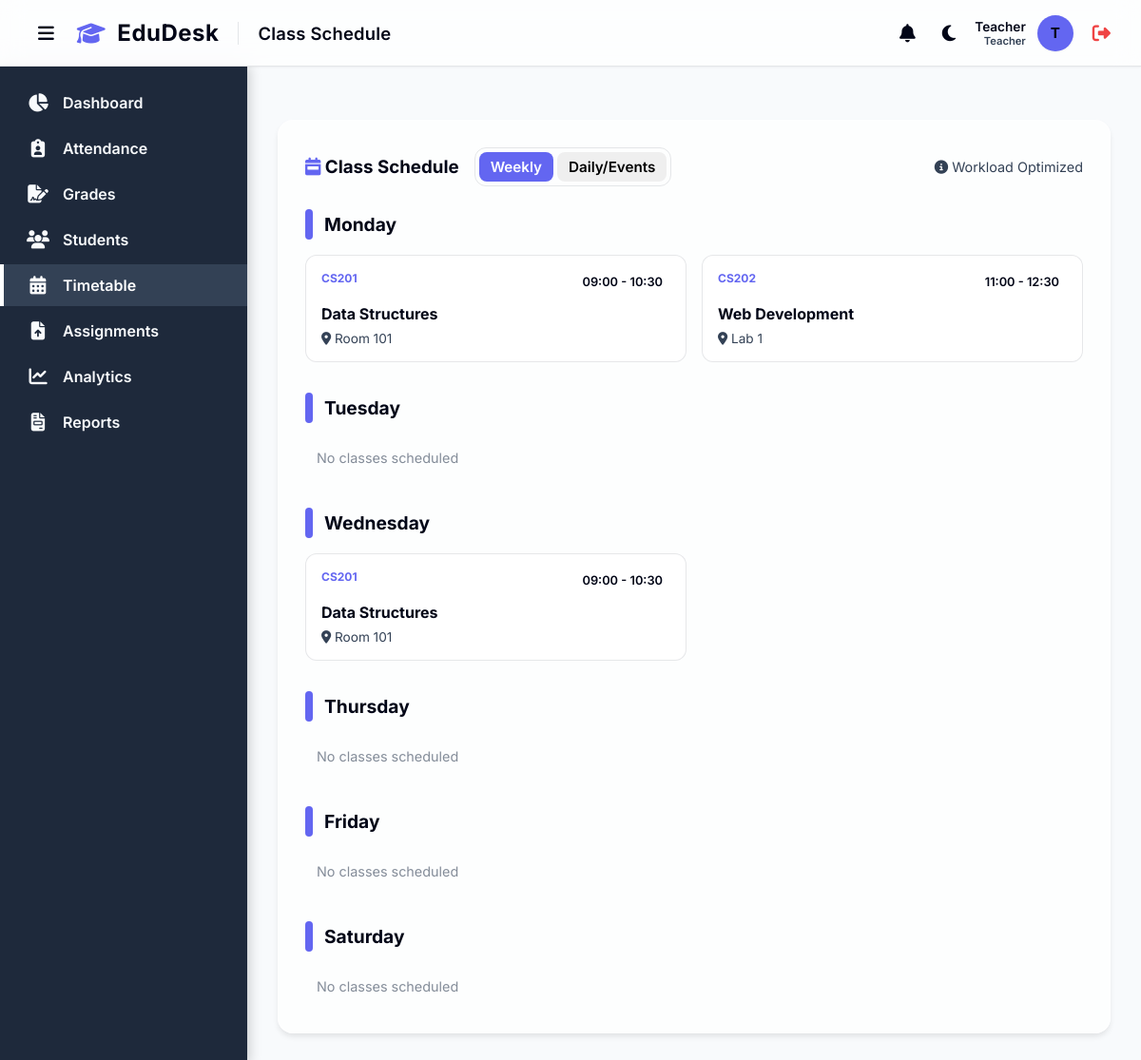
The page /timetable (signed in) on the database as committed earlier.
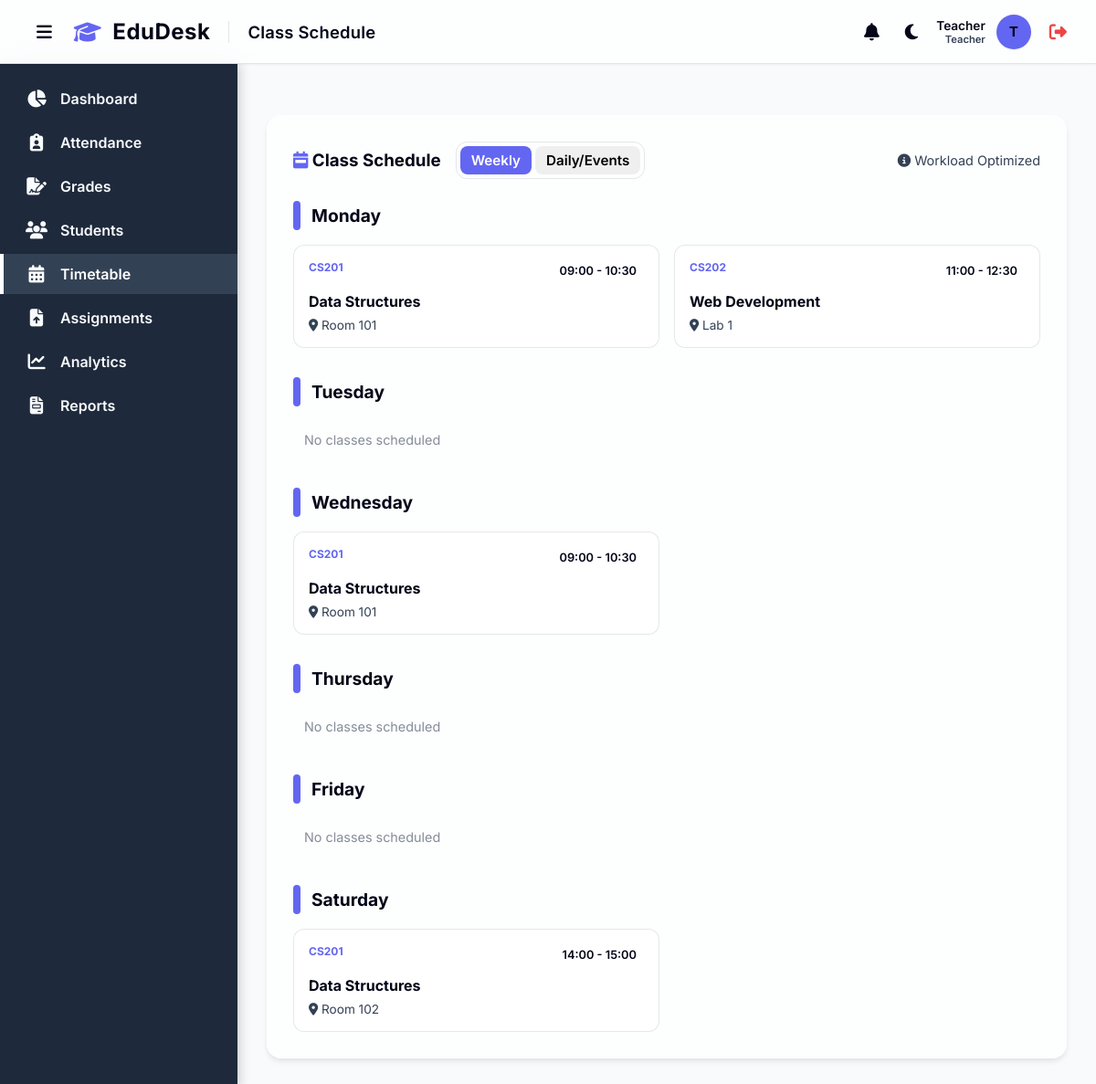
The same page on the database as committed later.
### models.py (models this page shows)
class Timetable(db.Model):
    id = db.Column(db.Integer, primary_key=True)
    subject_id = db.Column(db.Integer, db.ForeignKey('subject.id'), nullable=False)
    day = db.Column(db.String(20), nullable=True) # e.g., 'Monday' (nullable for one-off)
    date = db.Column(db.Date, nullable=True) # For specific date events (one-off)
    start_time = db.Column(db.String(5), nullable=False) # e.g., '09:00'
    end_time = db.Column(db.String(5), nullable=False)   # e.g., '10:30'
    room = db.Column(db.String(50), nullable=False)

class Subject(db.Model):
    id = db.Column(db.Integer, primary_key=True)
    code = db.Column(db.String(20), unique=True, nullable=False)
    name = db.Column(db.String(100), nullable=False)
    credits = db.Column(db.Integer, nullable=False, default=3)
    teacher_id = db.Column(db.Integer, db.ForeignKey('user.id'), nullable=True) # Reference to User (Teacher)
    teacher = db.relationship('User', foreign_keys=[teacher_id], backref='subjects')
    attendances = db.relationship('Attendance', backref='subject', lazy=True)
    grades = db.relationship('Grade', backref='subject', lazy=True)
    timetables = db.relationship('Timetable', backref='subject', lazy=True)
    assignments = db.relationship('Assignment', backref='subject', lazy=True)

### app.py (the view)
@app.route('/timetable')
@login_required
def timetable():
    schedule = Timetable.query.join(Subject).order_by(Timetable.date, Timetable.day, Timetable.start_time).all()
    subjects = Subject.query.all()
    return render_template('timetable.html', schedule=schedule, subjects=subjects)

### app.py (called while the page is built)
@login_manager.user_loader
def load_user(user_id):
    return User.query.get(int(user_id))

### templates/timetable.html (shortened to what this page needs)
{% extends 'base.html' %}
{% block page_title %}Class Schedule{% endblock %}
{% block content %}
<div class="card">
    <div style="display: flex; justify-content: space-between; align-items: center; margin-bottom: 24px; flex-wrap: wrap; gap: 16px;">
        <div style="display: flex; align-items: center; gap: 16px;">
            <h3 style="margin: 0;"><i class="fa-solid fa-calendar-week" style="color: var(--primary-color);"></i> Class Schedule</h3>
            <div class="glass-card" style="padding: 4px; display: flex; gap: 4px; border-radius: 12px; background: rgba(var(--primary-rgb), 0.05); border: 1px solid var(--border-color);">
                <button id="viewWeekly" class="btn btn-small active" style="padding: 6px 12px; border-radius: 8px;">Weekly</button>
                <button id="viewDaily" class="btn btn-small" style="padding: 6px 12px; border-radius: 8px;">Daily/Events</button>
            </div>
        </div>
        <div style="display: flex; gap: 12px; align-items: center;">
            <span style="font-size: 0.9rem; color: var(--text-muted);"><i class="fa-solid fa-circle-info"></i> Workload Optimized</span>
        </div>
    </div>
    <div id="weeklyGrid" style="display: grid; gap: 32px;">
        {% set days = ['Monday', 'Tuesday', 'Wednesday', 'Thursday', 'Friday', 'Saturday'] %}
        {% for day in days %}
        <div class="timetable-day-section">
            <div style="display: flex; align-items: center; gap: 12px; margin-bottom: 16px;">
                <div style="width: 8px; height: 32px; background: var(--primary-color); border-radius: 4px;"></div>
                <h4 style="margin: 0; font-size: 1.2rem; font-weight: 700;">{{ day }}</h4>
            </div>
            <div style="display: grid; grid-template-columns: repeat(auto-fill, minmax(280px, 1fr)); gap: 16px;">
                {% set day_classes = schedule|selectattr("day", "equalto", day)|list %}
                {% if day_classes %}
                    {% for item in day_classes %}
                    <div class="glass-card timetable-item-card">
                        <div style="display: flex; justify-content: space-between; align-items: start; margin-bottom: 12px;">
                            <div style="font-size: 0.75rem; font-weight: 700; color: var(--primary-color); text-transform: uppercase;">{{ item.subject.code }}</div>
                            <div style="font-size: 0.8rem; font-weight: 600; color: var(--text-main); background: rgba(var(--primary-rgb), 0.08); padding: 4px 8px; border-radius: 6px;">
                                {{ item.start_time }} - {{ item.end_time }}
                            </div>
                        </div>
                        <h5 style="margin: 0 0 8px 0; font-size: 1rem;">{{ item.subject.name }}</h5>
                        <div style="display: flex; justify-content: space-between; align-items: center; font-size: 0.85rem; color: var(--text-muted);">
                            <span><i class="fa-solid fa-location-dot"></i> {{ item.room }}</span>
                        </div>
                    </div>
                    {% endfor %}
                {% else %}
                    <div style="font-size: 0.9rem; color: var(--text-muted); opacity: 0.6; padding: 12px;">No classes scheduled</div>
                {% endif %}
            </div>
        </div>
        {% endfor %}
    </div>
            {% set one_off = schedule|selectattr("date")|list %}
</div>
{% endblock %}

Rows that differ between the two databases and show on the page:
added Timetable: subject.code "CS201", start_time "14:00", end_time "15:00", subject.name "Data Structures", room "Room 102", shown under "Saturday"
Other text that changed with them:
list line gone: "No classes scheduled"
